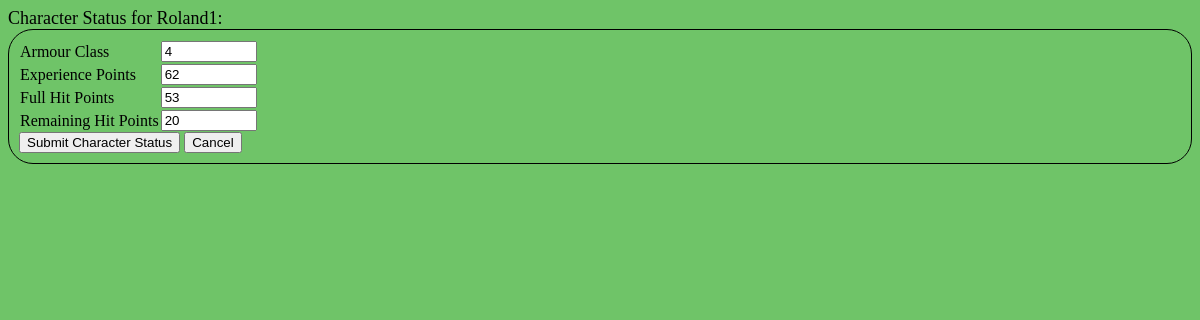
/osric_character_tools/editcharacterstatus.php?CharacterId=45, run on an earlier commit of the app's database.
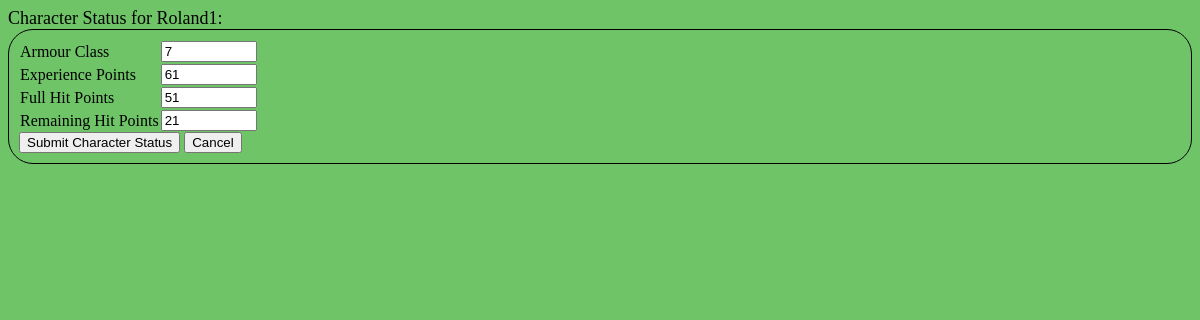
And on a later commit of the database.
### tables this page shows
CREATE TABLE IF NOT EXISTS `status` (
  `StatusId` int(11) NOT NULL,
  `DisplayName` varchar(32) NOT NULL,
  `data_type` int(11) NOT NULL,
  PRIMARY KEY (`StatusId`)
);

CREATE TABLE IF NOT EXISTS `character_status` (
  `CharacterId` bigint(20) NOT NULL,
  `StatusId` int(11) NOT NULL,
  `Value` varchar(64) NOT NULL
);

### osric_character_tools/inc/OsricDb.php (called while the page is built, shortened)
<?php
class OsricDb
{
	protected $cxn;
	public function doInit($aHost,$aUser,$aPasswd)
	{
		$aDbname = "osric_db";
		$this->cxn = mysqli_connect($aHost,$aUser,$aPasswd,$aDbname) or die("Couldn't connect to server");
	}
	public function getCharacterStatus($characterId)
	{
		$query = sprintf("SELECT s.StatusId,s.DisplayName,cs.Value FROM status s LEFT JOIN character_status cs ON s.StatusId = cs.StatusId AND cs.CharacterId = '%s'",$characterId);
		$result = mysqli_query($this->cxn,$query) or die("Couldn't execute query:".$query);
		for($result_set = array();$row = mysqli_fetch_assoc($result);$result_set[]=$row);
		return $result_set;
	}
}
?>

### osric_character_tools/inc/OsricHtmlHelper.php (the view, shortened to what this page needs)
<?php
class OsricHtmlHelper
{
	public static function makeHtmlTableCharacterStatus($character_status)
	{
		$num_columns = count($character_status);
		echo "<table class='clsPropertiesTbl'>\n";
		for($i=0;$i<$num_columns;$i++)
		{
			echo "<tr>";
			echo "<td>{$character_status[$i]['DisplayName']}</td>";
			if($character_status[$i]['Value']){
				$value = $character_status[$i]['Value'];
			}
			else {
				$value = 0;
			}
			echo "<td><input type='number' min='0' max='9999999' name='characterstatus[{$i}][value]' value='{$value}'></input></td>";
			echo "</tr>\n";
		}
		echo "</table>";
	}
}
?>

What changed in the data, as far as the page shows it:
changed through a linked row, status "Armour Class": Value "4" → "7"
changed through a linked row, status "Experience Points": Value "62" → "61"
changed through a linked row, status "Full Hit Points": Value "53" → "51"
changed through a linked row, status "Remaining Hit Points": Value "20" → "21"
